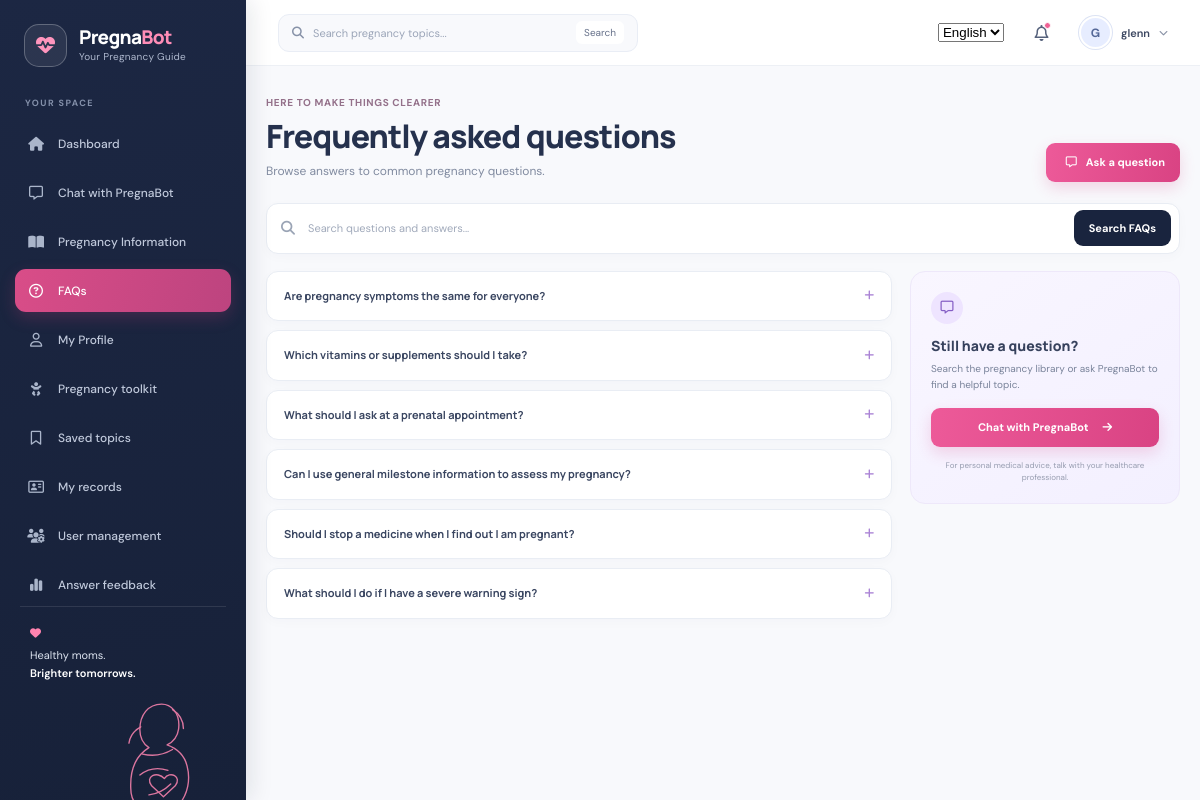
Screenshot of /faqs/ (signed in) with the database file from the repository.
### apps/core/models.py (models this page shows, shortened)
class FAQ(models.Model):
    question = models.CharField(max_length=280)
    answer = models.TextField()
    topic = models.ForeignKey(
        PregnancyTopic,
        related_name="faqs",
        on_delete=models.SET_NULL,
        null=True,
        blank=True,
    )
    position = models.PositiveSmallIntegerField(default=0)
    is_published = models.BooleanField(default=True)
    source_name = models.CharField(max_length=120, blank=True)
    source_url = models.URLField(blank=True)
    class Meta:
        ordering = ["position", "question"]
        verbose_name = "FAQ"
        verbose_name_plural = "FAQs"

### apps/core/content.py (the view)
# urls.py: path("faqs/", content.faq_list, name="faq_list"),
@login_required(login_url="login")
def faq_list(request):
    query = request.GET.get("q", "").strip()
    faqs = FAQ.objects.filter(is_published=True).select_related("topic")
    if query:
        faqs = faqs.filter(
            Q(question__icontains=query)
            | Q(answer__icontains=query)
            | Q(topic__title__icontains=query)
        )
    return render(
        request,
        "pregnancy/faq.html",
        {
            "faqs": faqs,
            "query": query,
        },
    )

### templates/pregnancy/faq.html (shortened to what this page needs)
{% extends "pregnancy/base.html" %}
{% load i18n %}
{% block content %}
<div class="page-heading">
  <div><span class="eyebrow">{% trans "Here to make things clearer" %}</span><h1>{% trans "Frequently asked questions" %}</h1><p>{% trans "Browse answers to common pregnancy questions." %}</p></div>
  <a class="button button-pink" href="{% url 'chatbot' %}"><i class="fa-regular fa-message" aria-hidden="true"></i> {% trans "Ask a question" %}</a>
</div>
<form class="library-search" method="get" role="search">
  <label for="faq-search"><i class="fa-solid fa-magnifying-glass" aria-hidden="true"></i><span class="visually-hidden">Search FAQs</span></label>
  <input id="faq-search" type="search" name="q" value="{{ query }}" placeholder="{% trans 'Search questions and answers...' %}">
  <button class="button button-dark" type="submit">{% trans "Search FAQs" %}</button>
</form>
<div class="faq-layout">
  <section class="faq-list">
    {% for faq in faqs %}
    <details class="faq-item">
      <summary>{{ faq.question }}<i class="fa-solid fa-plus" aria-hidden="true"></i></summary>
    </details>
    {% endfor %}
  </section>
  <aside class="faq-help-card">
    <span class="topic-icon topic-lilac"><i class="fa-regular fa-message" aria-hidden="true"></i></span>
    <h2>{% trans "Still have a question?" %}</h2>
    <p>{% trans "Search the pregnancy library or ask PregnaBot to find a helpful topic." %}</p>
    <a class="button button-pink" href="{% url 'chatbot' %}">{% trans "Chat with PregnaBot" %} <i class="fa-solid fa-arrow-right" aria-hidden="true"></i></a>
    <small>{% trans "For personal medical advice, talk with your healthcare professional." %}</small>
  </aside>
</div>
{% endblock %}

### templates/pregnancy/base.html (shortened to what this page needs)
{% load static i18n %}
<!doctype html>
<html lang="{{ LANGUAGE_CODE }}">
<head>
  <link rel="stylesheet" href="https://cdnjs.cloudflare.com/ajax/libs/font-awesome/6.5.1/css/all.min.css">
  <link rel="stylesheet" href="{% static 'css/pregnabot.css' %}">
</head>
<body>
  <div class="app-shell">
    <aside class="sidebar" id="app-sidebar" aria-label="Main navigation">
      <a class="brand" href="{% url 'dashboard' %}">
        <span class="brand-mark"><i class="fa-solid fa-heart-pulse" aria-hidden="true"></i></span>
        <span class="brand-copy"><strong>Pregna<span>Bot</span></strong><small>Your Pregnancy Guide</small></span>
      </a>
      <nav class="side-nav">
        <span class="nav-caption">{% trans "YOUR SPACE" %}</span>
        <a class="side-link {% if request.resolver_match.url_name == 'dashboard' %}is-active{% endif %}" href="{% url 'dashboard' %}">
          <i class="fa-solid fa-house" aria-hidden="true"></i><span>{% trans "Dashboard" %}</span>
        </a>
        <a class="side-link {% if request.resolver_match.url_name == 'chatbot' or request.resolver_match.url_name == 'chat_conversation' %}is-active{% endif %}" href="{% url 'chatbot' %}">
          <i class="fa-regular fa-message" aria-hidden="true"></i><span>{% trans "Chat with PregnaBot" %}</span>
        </a>
        <a class="side-link {% if request.resolver_match.url_name == 'pregnancy_information' or request.resolver_match.url_name == 'topic_detail' %}is-active{% endif %}" href="{% url 'pregnancy_information' %}">
          <i class="fa-solid fa-book-open" aria-hidden="true"></i><span>{% trans "Pregnancy Information" %}</span>
        </a>
        <a class="side-link {% if request.resolver_match.url_name == 'faq_list' %}is-active{% endif %}" href="{% url 'faq_list' %}">
          <i class="fa-regular fa-circle-question" aria-hidden="true"></i><span>{% trans "FAQs" %}</span>
        </a>
        <a class="side-link {% if request.resolver_match.url_name == 'profile' %}is-active{% endif %}" href="{% url 'profile' %}">
          <i class="fa-regular fa-user" aria-hidden="true"></i><span>{% trans "My Profile" %}</span>
        </a>
        <a class="side-link {% if request.resolver_match.url_name == 'pregnancy_profile' %}is-active{% endif %}" href="{% url 'pregnancy_profile' %}">
          <i class="fa-solid fa-baby" aria-hidden="true"></i><span>{% trans "Pregnancy toolkit" %}</span>
        </a>
        <a class="side-link {% if request.resolver_match.url_name == 'bookmarks' %}is-active{% endif %}" href="{% url 'bookmarks' %}">
          <i class="fa-regular fa-bookmark" aria-hidden="true"></i><span>{% trans "Saved topics" %}</span>
        </a>
        <a class="side-link {% if request.resolver_match.url_name == 'info_list' %}is-active{% endif %}" href="{% url 'info:info_list' %}">
          <i class="fa-regular fa-address-card" aria-hidden="true"></i><span>{% trans "My records" %}</span>
        </a>
        {% if request.user.is_superuser %}
        <a class="side-link {% if request.resolver_match.url_name == 'user_list' %}is-active{% endif %}" href="{% url 'users:user_list' %}">
          <i class="fa-solid fa-users-gear" aria-hidden="true"></i><span>{% trans "User management" %}</span>
        </a>
        <a class="side-link {% if request.resolver_match.url_name == 'feedback_analytics' %}is-active{% endif %}" href="{% url 'feedback_analytics' %}">
          <i class="fa-solid fa-chart-simple" aria-hidden="true"></i><span>{% trans "Answer feedback" %}</span>
        </a>
        {% endif %}
      </nav>
      <div class="sidebar-bottom">
        <div class="sidebar-note">
          <span class="sidebar-note-heart"><i class="fa-solid fa-heart" aria-hidden="true"></i></span>
          <p>Healthy moms.<br><strong>Brighter tomorrows.</strong></p>
        </div>
      </div>
    </aside>
    <main class="main-area">
      <header class="topbar">
        <form class="global-search" action="{% url 'pregnancy_information' %}" method="get" role="search">
          <i class="fa-solid fa-magnifying-glass" aria-hidden="true"></i>
          <input type="search" name="q" value="{{ request.GET.q|default:'' }}" placeholder="{% trans 'Search pregnancy topics...' %}" aria-label="{% trans 'Search pregnancy information' %}">
          <button type="submit">{% trans "Search" %}</button>
        </form>
        <div class="topbar-right">
          <form method="post" action="{% url 'set_language' %}" class="language-switch">
            <select id="language-select" name="language" onchange="this.form.submit()" aria-label="{% trans 'Choose language' %}">
              <option value="en" {% if LANGUAGE_CODE == 'en' or LANGUAGE_CODE == 'en-us' %}selected{% endif %}>English</option>
            </select>
          </form>
          <a class="notification-button" href="{% url 'faq_list' %}" aria-label="Browse helpful answers" title="Browse helpful answers">
            <i class="fa-regular fa-bell" aria-hidden="true"></i><span></span>
          </a>
          <details class="account-menu">
            <summary aria-label="Open account menu">
              <span class="avatar">{{ request.user.first_name|first|default:request.user.username|first|upper }}</span>
              <span class="account-name">{{ display_name|default:request.user.get_full_name|default:request.user.username }}</span>
              <i class="fa-solid fa-chevron-down account-chevron" aria-hidden="true"></i>
            </summary>
          </details>
        </div>
      </header>
      <div class="page-content">
        {% block content %}{% endblock %}
      </div>
    </main>
  </div>
</body>
</html>

### rows the page displays
FAQ: question "Are pregnancy symptoms the same for everyone?"
FAQ: question "Which vitamins or supplements should I take?"
FAQ: question "What should I ask at a prenatal appointment?"
FAQ: question "Can I use general milestone information to assess my pregnancy?"
FAQ: question "Should I stop a medicine when I find out I am pregnant?"
FAQ: question "What should I do if I have a severe warning sign?"
